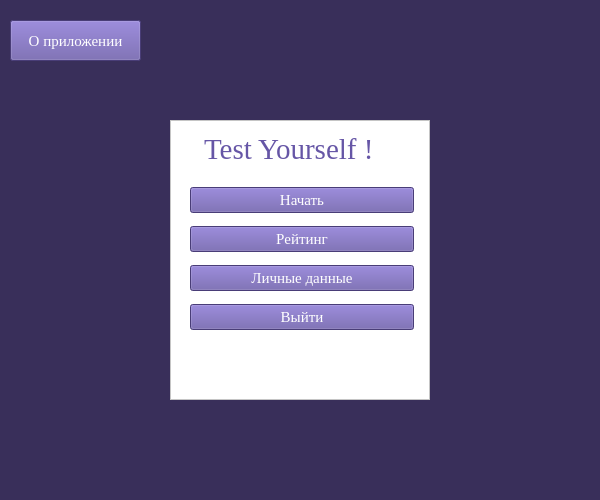
    <widget class="QWidget" name="Menu">
     <property name="sizePolicy">
      <sizepolicy hsizetype="Fixed" vsizetype="Fixed">
       <horstretch>0</horstretch>
       <verstretch>0</verstretch>
      </sizepolicy>
     </property>
     <property name="minimumSize">
      <size>
       <width>600</width>
       <height>500</height>
      </size>
     </property>
     <property name="maximumSize">
      <size>
       <width>600</width>
       <height>500</height>
      </size>
     </property>
     <property name="styleSheet">
      <string notr="true">background-color: rgb(57, 47, 90);</string>
     </property>
     <widget class="QFrame" name="frame">
      <property name="geometry">
       <rect>
        <x>170</x>
        <y>120</y>
        <width>260</width>
        <height>280</height>
       </rect>
      </property>
      <property name="styleSheet">
       <string notr="true">background-color: rgb(255, 255, 255);</string>
      </property>
      <property name="frameShape">
       <enum>QFrame::StyledPanel</enum>
      </property>
      <property name="frameShadow">
       <enum>QFrame::Raised</enum>
      </property>
      <widget class="QWidget" name="verticalLayoutWidget">
       <property name="geometry">
        <rect>
         <x>20</x>
         <y>60</y>
         <width>224</width>
         <height>161</height>
        </rect>
       </property>
       <layout class="QVBoxLayout" name="verticalLayout">
        <item>
         <widget class="QPushButton" name="StartBtn">
          <property name="font">
           <font>
            <family>Times New Roman</family>
            <pointsize>11</pointsize>
           </font>
          </property>
          <property name="styleSheet">
           <string notr="true">background-color: rgb(102, 86, 166);
color: rgb(255, 255, 255);</string>
          </property>
          <property name="text">
           <string>Начать</string>
          </property>
         </widget>
        </item>
        <item>
         <widget class="QPushButton" name="ScoreBtn">
          <property name="font">
           <font>
            <family>Times New Roman</family>
            <pointsize>11</pointsize>
           </font>
          </property>
          <property name="styleSheet">
           <string notr="true">background-color: rgb(102, 86, 166);
color: rgb(255, 255, 255);</string>
          </property>
          <property name="text">
           <string>Рейтинг</string>
          </property>
         </widget>
        </item>
        <item>
         <widget class="QPushButton" name="dataBtn">
          <property name="font">
           <font>
            <family>Times New Roman</family>
            <pointsize>11</pointsize>
           </font>
          </property>
          <property name="styleSheet">
           <string notr="true">background-color: rgb(102, 86, 166);
color: rgb(255, 255, 255);</string>
          </property>
          <property name="text">
           <string>Личные данные</string>
          </property>
         </widget>
        </item>
        <item>
         <widget class="QPushButton" name="ExitBtn">
          <property name="font">
           <font>
            <family>Times New Roman</family>
            <pointsize>11</pointsize>
           </font>
          </property>
          <property name="styleSheet">
           <string notr="true">background-color: rgb(102, 86, 166);
color: rgb(255, 255, 255);</string>
          </property>
          <property name="text">
           <string>Выйти</string>
          </property>
         </widget>
        </item>
       </layout>
      </widget>
      <widget class="QLabel" name="TestYourself">
       <property name="geometry">
        <rect>
         <x>34</x>
         <y>9</y>
         <width>201</width>
         <height>41</height>
        </rect>
       </property>
       <property name="font">
        <font>
         <family>Times New Roman</family>
         <pointsize>22</pointsize>
         <weight>50</weight>
         <bold>false</bold>
        </font>
       </property>
       <property name="styleSheet">
        <string notr="true">color: rgb(102, 86, 166);</string>
       </property>
       <property name="text">
        <string>Test Yourself !</string>
       </property>
      </widget>
     </widget>
     <widget class="QPushButton" name="AboutBtn">
      <property name="geometry">
       <rect>
        <x>10</x>
        <y>20</y>
        <width>131</width>
        <height>41</height>
       </rect>
      </property>
      <property name="font">
       <font>
        <family>Times New Roman</family>
        <pointsize>11</pointsize>
       </font>
      </property>
      <property name="styleSheet">
       <string notr="true">background-color: rgb(102, 86, 166);
color: rgb(255, 255, 255);</string>
      </property>
      <property name="text">
       <string>О приложении</string>
      </property>
     </widget>
    </widget>
